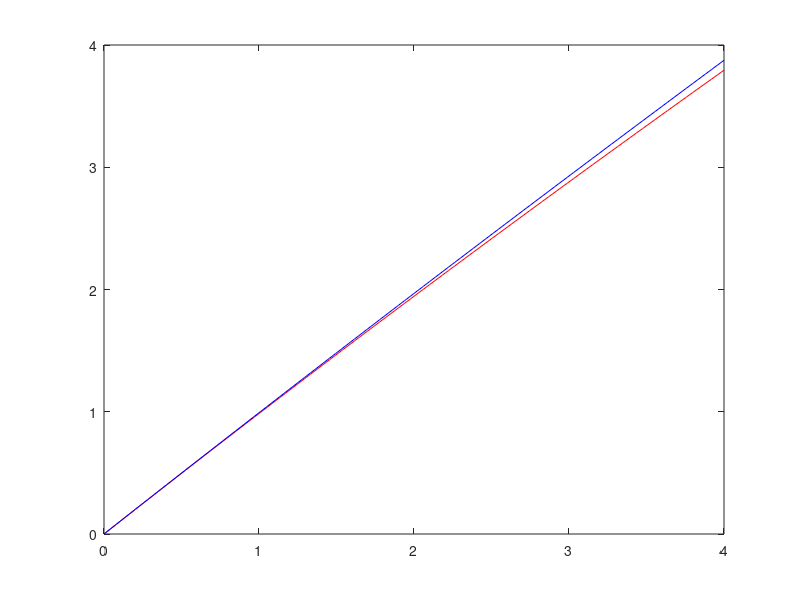

Source code (MATLAB): (Note: this script raises an error after producing the figure.)

close all
clear all
clc

a1 = 0.01;
a2 = 0.05;

j1=linspace(0,2,100);
j2 = j1;

c1 = a1;
c2 = 1;
c3 = -j1;
q1 = (-c2 + (c2^2 - 4*c1*c3).^0.5)/(2*c1);

c1 = a2;
c2 = 1;
c3 = -j2;
q2 = (-c2 + (c2^2 - 4*c1*c3).^0.5)/(2*c1);

c1 = 1/(1/a1 + 1/a2);
c2 = 1;
c3 = -j1-j2;
Q = (-c2 + (c2^2 - 4*c1*c3).^0.5)/(2*c1);

plot(j1+j2,q1+q2,'r',j1+j2,Q,'b')

%% 

close all
clear all
clc

syms a1 a2 aT j1 j2 jT c1 c2 c3 qq1 qq2 QQ
n=2;

c1 = a1;
c2 = 1;
c3 = -j1;
q1 = (-c2 + (c2^2 - 4*c1*c3).^0.5)/(2*c1);
qq1 = taylor(q1,a1,'Order',n);

c1 = a2;
c2 = 1;
c3 = -j2;
q2 = (-c2 + (c2^2 - 4*c1*c3).^0.5)/(2*c1);
qq2 = taylor(q2,a2,'Order',n);

c1 = aT;
c2 = 1;
c3 = -j1-j2;
Q = (-c2 + (c2^2 - 4*c1*c3).^0.5)/(2*c1);
QQ = taylor(Q,aT,'Order',n);
QQ = subs(QQ,aT,1/(1/a1+1/a2));

pretty(simplify(QQ-qq1-qq2))
